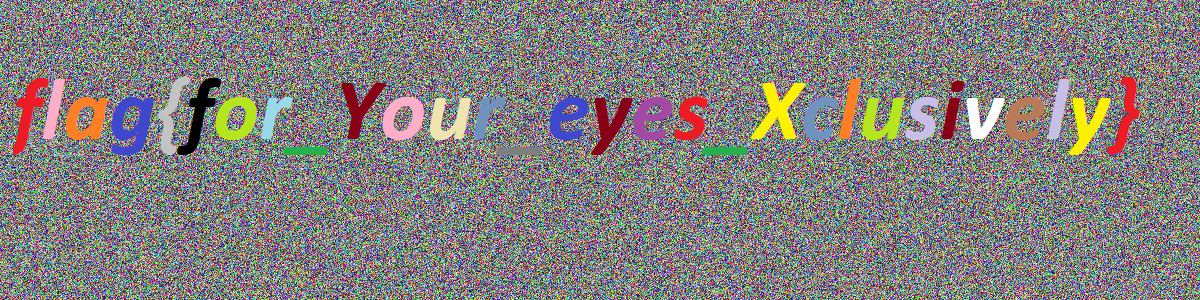
#> input picture one_or_the_other/flagged_pic.png, 1200 x 300 px
$ python xorpix.py flagged_pic.png crypto_rox1.png crypto_rox1.png
#> lines starting #> are read from the running program, lines starting #| are printed output that depends on the picture
import Image, sys

img1 = Image.open(sys.argv[1])
#> img1 is the input picture: PIL image 1200x300 RGBA; mean R, G, B, A 131.6, 128, 126.6, 255
pix1 = img1.load()
img2 = Image.open(sys.argv[2])
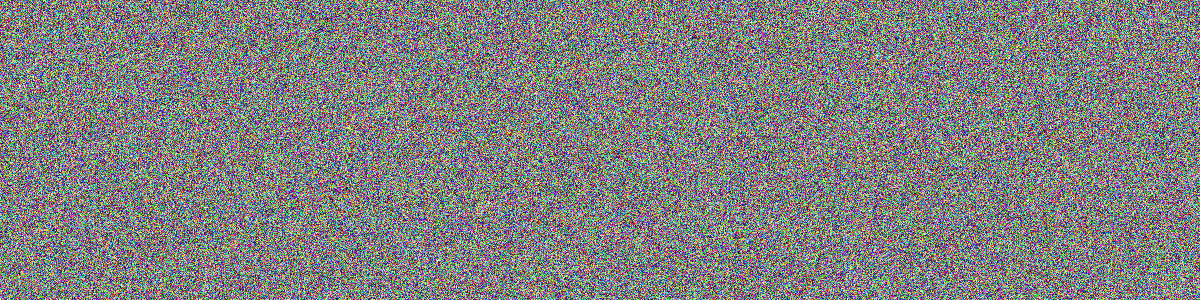
#> input picture one_or_the_other/crypto_rox1.png, 1200 x 300 px
#> img2 is the input picture: PIL image 1200x300 RGB; mean R, G, B 128.1, 127.9, 127.8
#img2 = Image.new('RGB', img1.size, 'white')
pix2 = img2.load()

W, H = min(img1.size, img2.size)
#> W = 1200; H = 300
for w in range(W):
    for h in range(H):
        pix1[w,h] = tuple(k[0] ^ k[1] for k in zip(pix1[w,h], pix2[w,h]))

if sys.argv[3] == 'show':
    img1.show()
else:
    img1.save(sys.argv[3])
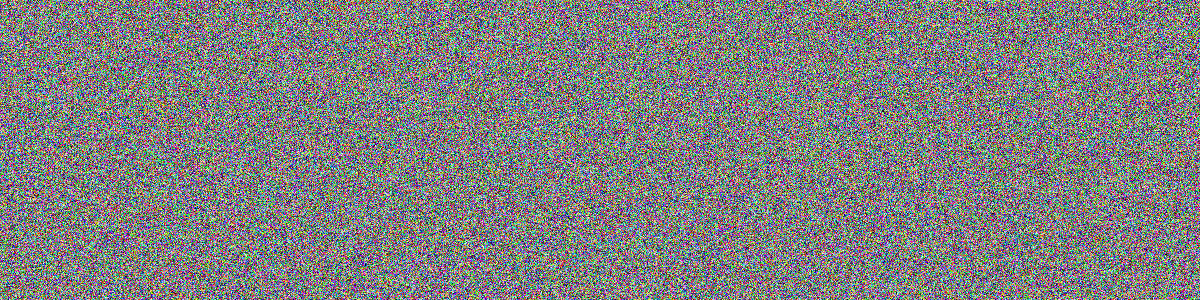
#> saved as crypto_rox1.png: PIL image 1200x300 RGBA; mean R, G, B, A 127.4, 127.5, 127.4, 255
